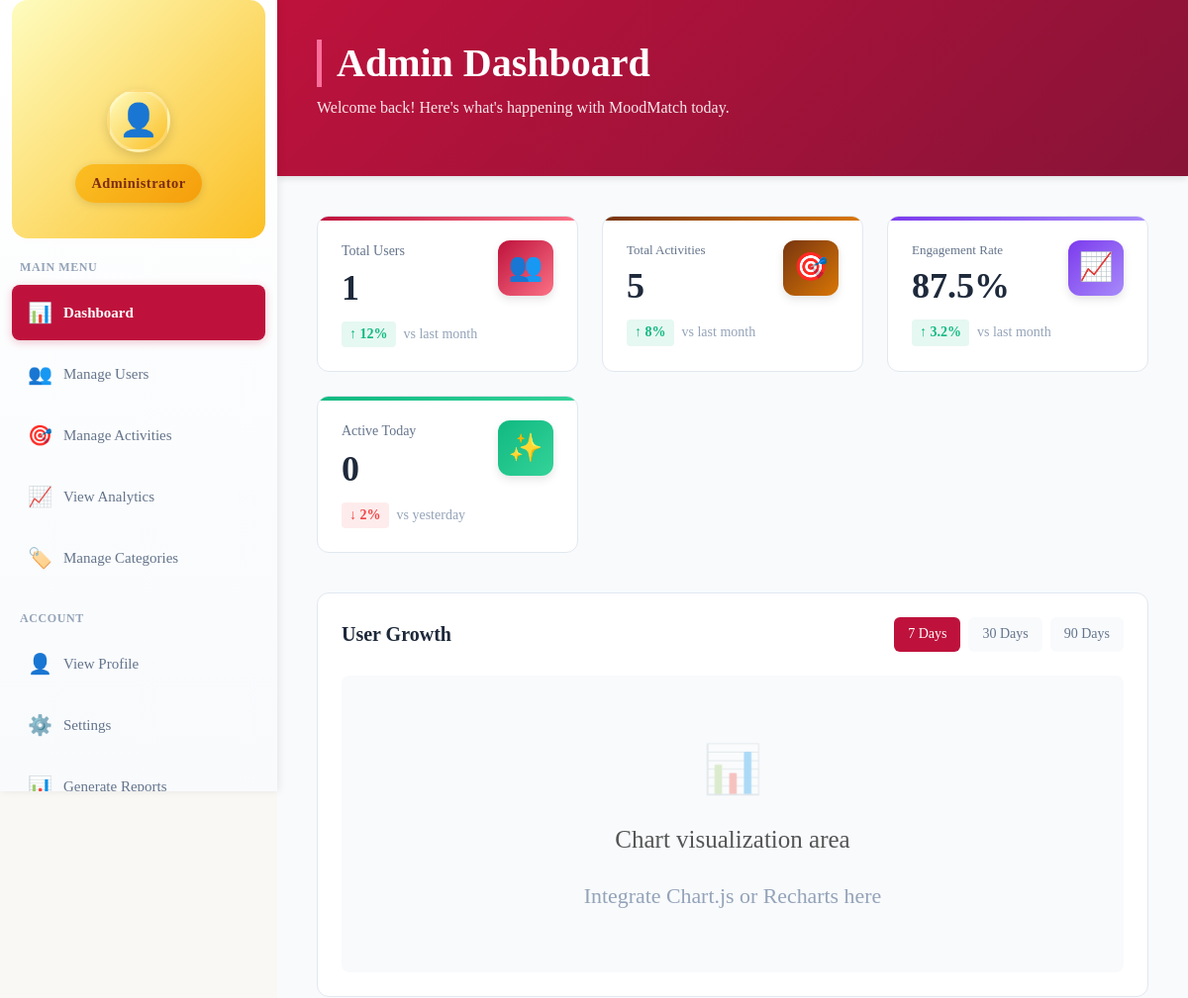
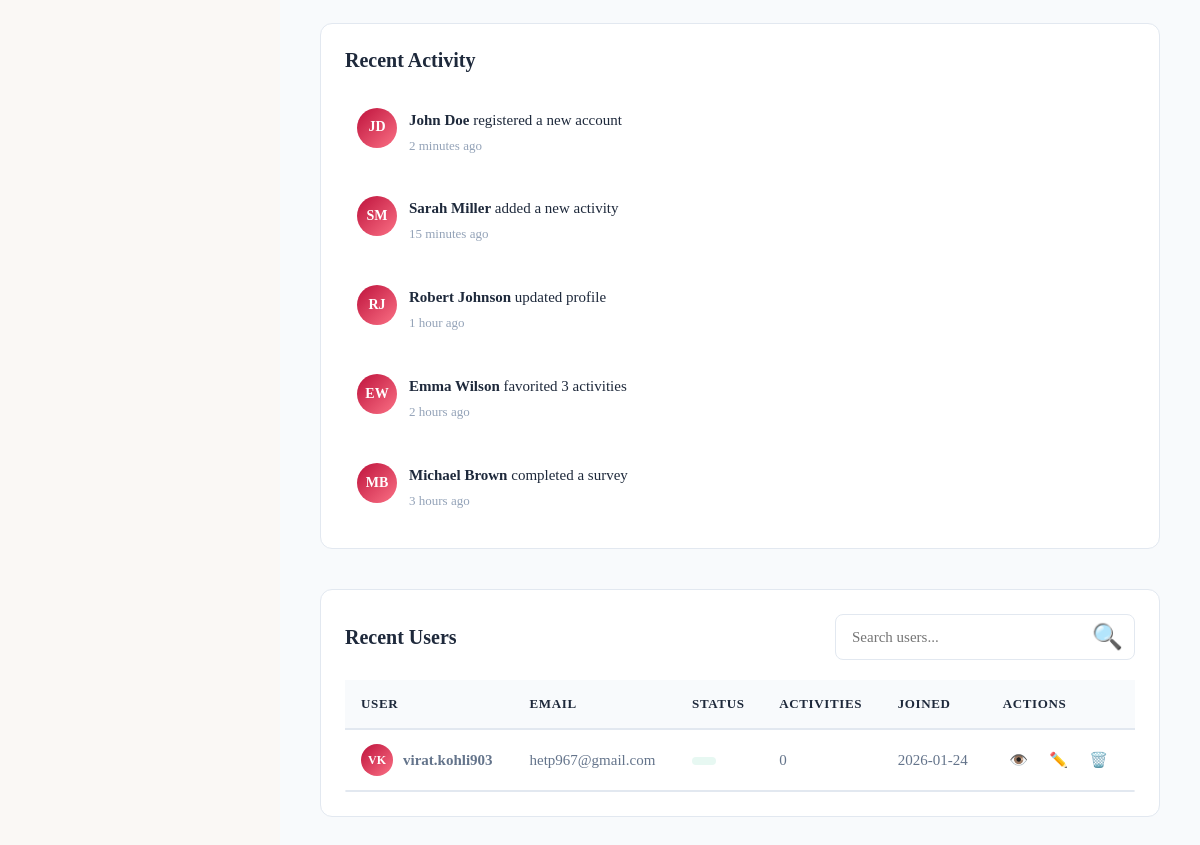
The app's page /admin/admin_dashboard (signed in), older data (2 pictures, top to bottom).
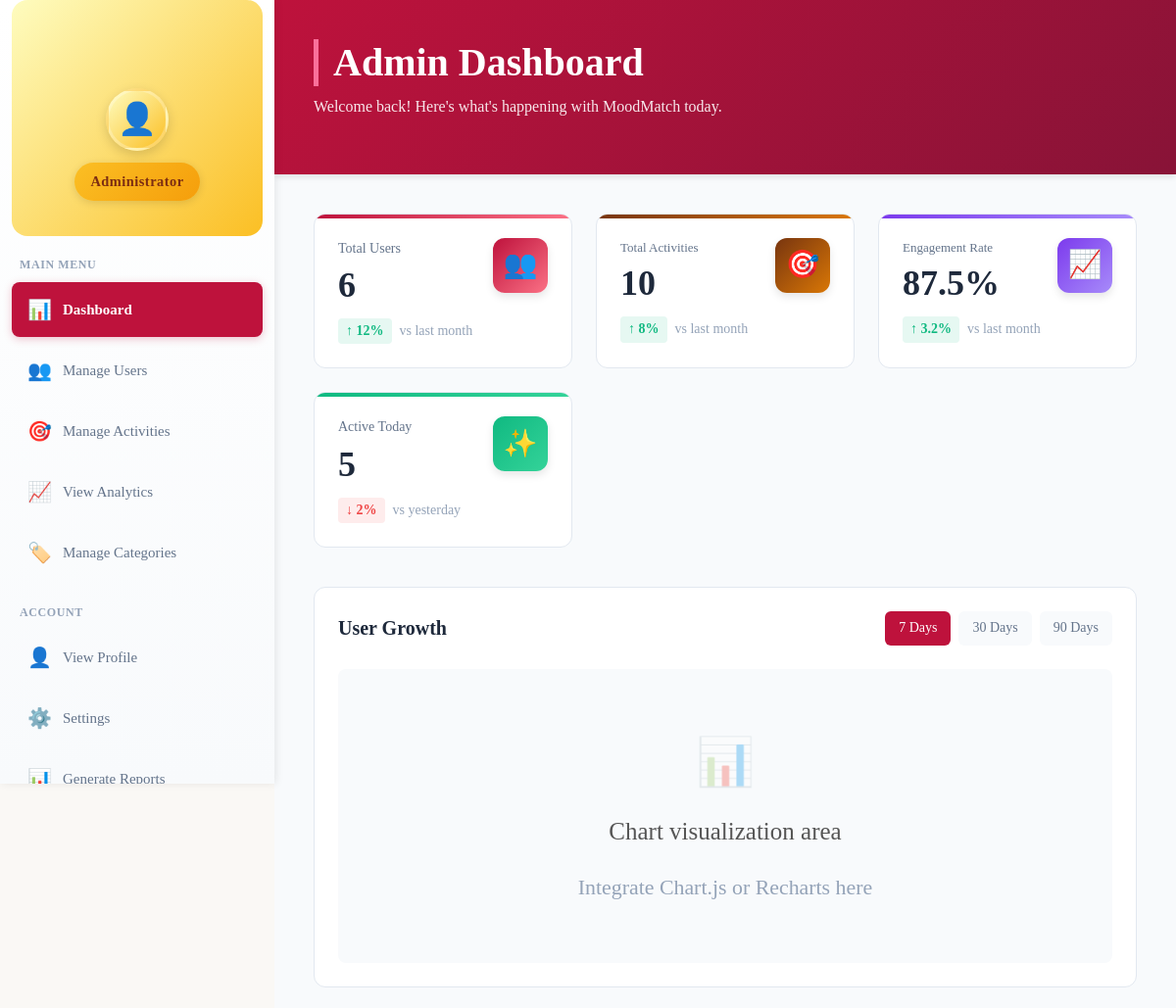
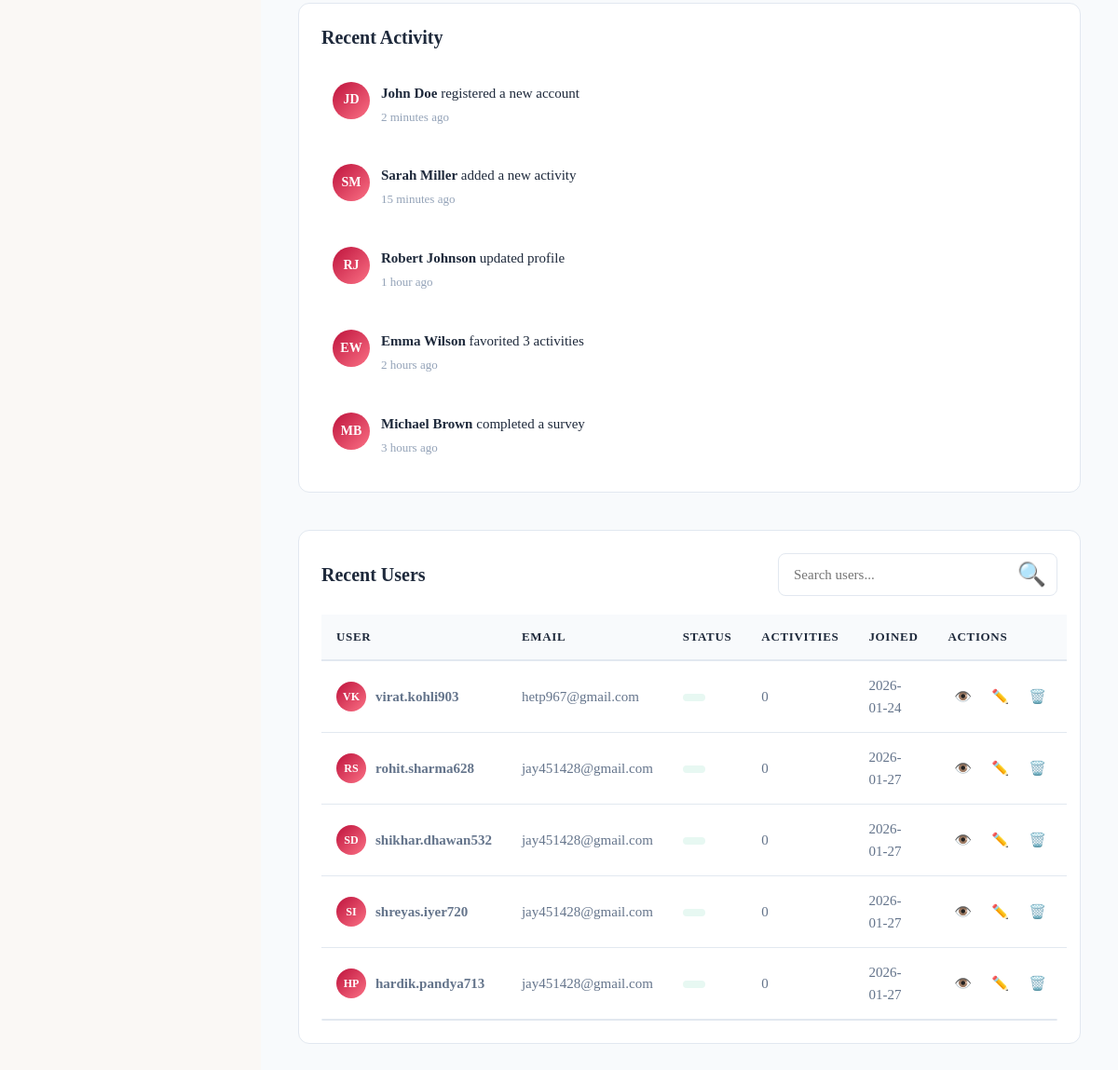
The same page, newer data (2 pictures, top to bottom).
### tables this page shows
CREATE TABLE users (
    id INTEGER PRIMARY KEY AUTOINCREMENT,
    first_name TEXT NOT NULL,
    last_name TEXT NOT NULL,
    email TEXT NOT NULL,
    phone_number TEXT,
    gender TEXT CHECK (gender IN ('male', 'female', 'other')),
    date_of_birth DATE,
    street_address TEXT,
    city TEXT,
    state TEXT,
    postal_code TEXT,
    country TEXT,
    profile_picture TEXT,
    password_hash TEXT NOT NULL,
    created_at DATETIME DEFAULT CURRENT_TIMESTAMP
, username TEXT, reset_code TEXT);

### routes/admin.py (the view)
@admin_bp.route("/admin_dashboard")
@login_required
def admin_dashboard():
    conn = sqlite3.connect("models/mood.db")
    conn.row_factory = sqlite3.Row
    cursor = conn.cursor()
    cursor.execute("""SELECT COUNT(*) from users""")
    total_users = cursor.fetchone()[0]
    cursor.execute("""SELECT COUNT(*) FROM activities""")
    total_activities = cursor.fetchone()[0]
    today = date.today().isoformat()
    cursor.execute("SELECT COUNT(*) FROM users WHERE DATE(created_at) = ?", (today,))
    registered_today = cursor.fetchone()[0]
    cursor.execute("SELECT username, email, created_at FROM users ORDER BY created_at LIMIT 5")
    users = [dict(row) for row in cursor.fetchall()]
    conn.close()
    return render_template(
        "admin/admin_dashboard.html",
        total_users=total_users,
        total_activities=total_activities,
        registered_today=registered_today,
        users=users
    )

### templates/admin/admin_dashboard.html (shortened to what this page needs)
{% extends 'admin/admin_base.html' %}
{% block sidebar_class %}static-expanded{% endblock %}
{% block admin_content %}
<div class="admin-dashboard-wrapper with-static-sidebar">
  <div class="admin-header">
    <div class="admin-header-content">
      <div class="admin-title-section">
        <h1>Admin Dashboard</h1>
        <p class="admin-subtitle">
          Welcome back! Here's what's happening with MoodMatch today.
        </p>
      </div>
    </div>
  </div>
  <div class="admin-content">
    <div class="admin-stats-grid">
      <div class="admin-stat-card blue">
        <div class="admin-stat-header">
          <div class="admin-stat-info">
            <div class="admin-stat-label">Total Users</div>
            <div class="admin-stat-value">{{ total_users }}</div>
          </div>
          <div class="admin-stat-icon">👥</div>
        </div>
        <div class="admin-stat-footer">
          <span class="admin-stat-trend up">↑ 12%</span>
          <span>vs last month</span>
        </div>
      </div>
      <div class="admin-stat-card cyan">
        <div class="admin-stat-header">
          <div class="admin-stat-info">
            <div class="admin-stat-label" style="font-size: small;">Total Activities</div>
            <div class="admin-stat-value">{{ total_activities }}</div>
          </div>
          <div class="admin-stat-icon">🎯</div>
        </div>
        <div class="admin-stat-footer">
          <span class="admin-stat-trend up">↑ 8%</span>
          <span>vs last month</span>
        </div>
      </div>
      <div class="admin-stat-card purple">
        <div class="admin-stat-header">
          <div class="admin-stat-info">
            <div class="admin-stat-label" style="font-size: small;">Engagement Rate</div>
            <div class="admin-stat-value">87.5%</div>
          </div>
          <div class="admin-stat-icon">📈</div>
        </div>
        <div class="admin-stat-footer">
          <span class="admin-stat-trend up">↑ 3.2%</span>
          <span>vs last month</span>
        </div>
      </div>
      <div class="admin-stat-card green">
        <div class="admin-stat-header">
          <div class="admin-stat-info">
            <div class="admin-stat-label">Active Today</div>
            <div class="admin-stat-value">{{ registered_today }}</div>
          </div>
          <div class="admin-stat-icon">✨</div>
        </div>
        <div class="admin-stat-footer">
          <span class="admin-stat-trend down">↓ 2%</span>
          <span>vs yesterday</span>
        </div>
      </div>
    </div>
    <div class="admin-content-grid">
      <div class="admin-chart-card">
        <div class="admin-card-header">
          <h2 class="admin-card-title">User Growth</h2>
          <div class="admin-card-actions">
            <button class="admin-filter-btn active">7 Days</button>
            <button class="admin-filter-btn">30 Days</button>
            <button class="admin-filter-btn">90 Days</button>
          </div>
        </div>
        <div class="admin-chart-placeholder">
          <div class="admin-chart-placeholder-content">
            <div class="admin-chart-placeholder-icon">📊</div>
            <p>Chart visualization area</p>
            <small style="color: var(--admin-text-muted)">Integrate Chart.js or Recharts here</small>
          </div>
        </div>
      </div>
      <div class="admin-activity-card">
        <div class="admin-card-header">
          <h2 class="admin-card-title">Recent Activity</h2>
        </div>
        <div class="admin-activity-list">
          <div class="admin-activity-item">
            <div class="admin-activity-avatar">JD</div>
            <div class="admin-activity-content">
              <div class="admin-activity-text">
                <strong>John Doe</strong> registered a new account
              </div>
              <div class="admin-activity-time">2 minutes ago</div>
            </div>
          </div>
          <div class="admin-activity-item">
            <div class="admin-activity-avatar">SM</div>
            <div class="admin-activity-content">
              <div class="admin-activity-text">
                <strong>Sarah Miller</strong> added a new activity
              </div>
              <div class="admin-activity-time">15 minutes ago</div>
            </div>
          </div>
          <div class="admin-activity-item">
            <div class="admin-activity-avatar">RJ</div>
            <div class="admin-activity-content">
              <div class="admin-activity-text">
                <strong>Robert Johnson</strong> updated profile
              </div>
              <div class="admin-activity-time">1 hour ago</div>
            </div>
          </div>
          <div class="admin-activity-item">
            <div class="admin-activity-avatar">EW</div>
            <div class="admin-activity-content">
              <div class="admin-activity-text">
                <strong>Emma Wilson</strong> favorited 3 activities
              </div>
              <div class="admin-activity-time">2 hours ago</div>
            </div>
          </div>
          <div class="admin-activity-item">
            <div class="admin-activity-avatar">MB</div>
            <div class="admin-activity-content">
              <div class="admin-activity-text">
                <strong>Michael Brown</strong> completed a survey
              </div>
              <div class="admin-activity-time">3 hours ago</div>
            </div>
          </div>
        </div>
      </div>
    </div>
    <div class="admin-table-card">
      <div class="admin-table-header">
        <h2 class="admin-card-title">Recent Users</h2>
        <div class="admin-search-box">
          <input type="text" class="admin-search-input" placeholder="Search users..." />
          <span class="admin-search-icon">🔍</span>
        </div>
      </div>
{% if users %}
        <table class="admin-table">
            <thead>
                <tr>
                    <th>User</th>
                    <th>Email</th>
                    <th>Status</th>
                    <th>Activities</th>
                    <th>Joined</th>
                    <th>Actions</th>
                </tr>
            </thead>
            <tbody>
                {% for user in users %}
                <tr>
                    <td>
                        <div style="display: flex; align-items: center; gap: 10px;">
                            <div class="admin-activity-avatar" style="width: 32px; height: 32px; font-size: 0.75rem;">
                                {{ (user.username.split('.')[0][0] + user.username.split('.')[1][0])|upper }}
                            </div>
                            <strong>
                                {{ user.first_name or '' }} {{ user.last_name or user.username or 'Unknown' }}
                            </strong>
                        </div>
                    </td>
                    <td>{{ user.email or '—' }}</td>
                    <td>
                        <span class="admin-badge
                            {% if user.status_tag == 'New' %}info{% elif user.status_tag == 'Recent' %}warning{% else %}success{% endif %}">
                        </span>
                    </td>
                    <td>0</td>
                    <td>
                        {{ user.created_at[:10] }}
                    </td>
                    <td>
                        <div class="admin-table-actions">
                            <button class="admin-icon-btn" title="View">👁️</button>
                            <button class="admin-icon-btn" title="Edit">✏️</button>
                            <button class="admin-icon-btn" title="Delete">🗑️</button>
                        </div>
                    </td>
                </tr>
                {% endfor %}
            </tbody>
        </table>
    {% else %}
        <p style="text-align:center; color:#64748b; padding:2rem;">
            No users found in the database.
        </p>
    {% endif %}
      <div class="admin-table-wrapper">
      </div>
    </div>
  </div>
</div>
{% endblock %}

### templates/admin/admin_base.html (shortened to what this page needs)
{% extends 'base.html' %}
{% block head %}
<link rel="stylesheet" href="{{ url_for('static', filename='css/admin.css') }}"/>
<link rel="stylesheet" href="{{ url_for('static', filename='css/styles.css') }}">
{% endblock %}
{% block content %}
<aside class="admin-sidebar {% block sidebar_class %}{% endblock %}" id="adminSidebar">
  <div class="admin-sidebar-profile">
    <div class="admin-profile-avatar">
      <div class="avatar-circle">👤</div>
    </div>
    <div class="admin-profile-role">Administrator</div>
  </div>
  <nav class="admin-sidebar-nav">
    <div class="admin-nav-section">
      <div class="admin-nav-label">Main Menu</div>
      <ul class="admin-nav-list">
        <li class="admin-nav-item">
          <a href="{{ url_for('admin.admin_dashboard') }}" class="admin-nav-link {% if request.endpoint == 'admin.admin_dashboard' %}active{% endif %}">
            <span class="admin-nav-icon">📊</span>
            <span class="admin-nav-text">Dashboard</span>
          </a>
        </li>
        <li class="admin-nav-item">
          <a href="{{ url_for('admin.manage_users') }}" class="admin-nav-link {% if request.endpoint == 'admin.manage_users' %}active{% endif %}">
            <span class="admin-nav-icon">👥</span>
            <span class="admin-nav-text">Manage Users</span>
          </a>
        </li>
        <li class="admin-nav-item">
          <a href="{{ url_for('admin.manage_activity') }}" class="admin-nav-link {% if request.endpoint == 'admin.manage_activity' %}active{% endif %}">
            <span class="admin-nav-icon">🎯</span>
            <span class="admin-nav-text">Manage Activities</span>
          </a>
        </li>
        <li class="admin-nav-item">
          <a href="#" class="admin-nav-link">
            <span class="admin-nav-icon">📈</span>
            <span class="admin-nav-text">View Analytics</span>
          </a>
        </li>
        <li class="admin-nav-item">
          <a href="#" class="admin-nav-link">
            <span class="admin-nav-icon">🏷️</span>
            <span class="admin-nav-text">Manage Categories</span>
          </a>
        </li>
      </ul>
    </div>
    <div class="admin-nav-section">
      <div class="admin-nav-label">Account</div>
      <ul class="admin-nav-list">
        <li class="admin-nav-item">
          <a href="#" class="admin-nav-link">
            <span class="admin-nav-icon">👤</span>
            <span class="admin-nav-text">View Profile</span>
          </a>
        </li>
        <li class="admin-nav-item">
          <a href="#" class="admin-nav-link">
            <span class="admin-nav-icon">⚙️</span>
            <span class="admin-nav-text">Settings</span>
          </a>
        </li>
        <li class="admin-nav-item">
          <a href="#" class="admin-nav-link">
            <span class="admin-nav-icon">📊</span>
            <span class="admin-nav-text">Generate Reports</span>
          </a>
        </li>
      </ul>
    </div>
  </nav>
</aside>
{% block admin_content %}{% endblock %}
{% endblock %}

### templates/base.html (shortened to what this page needs)
<!doctype html>
<html lang="en">
  <head>
    <link
      href="https://cdn.jsdelivr.net/npm/bootstrap@5.3.3/dist/css/bootstrap.min.css"
      rel="stylesheet"
    />
    <link
      rel="stylesheet"
      href="{{ url_for('static', filename='css/styles.css') }}"
    />
    {% block head %}{% endblock %}
  </head>
  <body>
    <main class="main-content">{% block content %}{% endblock %}</main>
  </body>
</html>

Row changes from the older to the newer data that the page shows:
added users: username "RS", username "rohit.sharma628", email "jay451428@gmail.com", created_at "2026-01-27"
added users: username "SD", username "shikhar.dhawan532", email "jay451428@gmail.com", created_at "2026-01-27"
added users: username "SI", username "shreyas.iyer720", email "jay451428@gmail.com", created_at "2026-01-27"
added users: username "HP", username "hardik.pandya713", email "jay451428@gmail.com", created_at "2026-01-27"
Text that changed along with them:
{{ total_users }}: "1" → "6"
{{ total_activities }}: "5" → "10"
{{ registered_today }}: "0" → "5"
